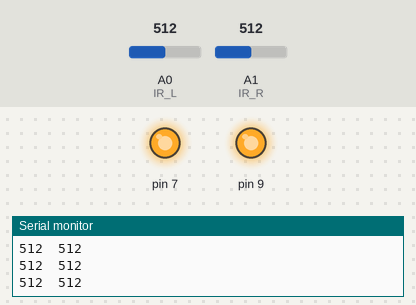
A sketch run on a simulated Arduino Uno, built with avr-gcc and run on an emulated ATmega328P. Parts: output pins drawn as LEDs (lit = HIGH), the last lines printed to the serial monitor. Inputs (shaded band) come from the test bench; at power-on: A0 (IR_L) = 512, A1 (IR_R) = 512.

Above: at 1.2 s.
1.3 s: A0 (IR_L) set to 54
2.8 s: A0 (IR_L) set to 48
At 4.0 s:
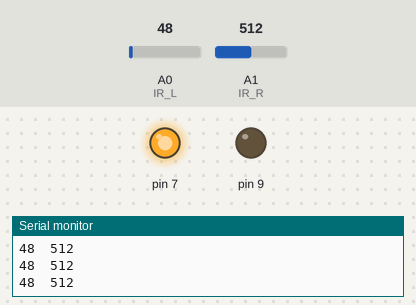
4.3 s: A1 (IR_R) set to 56
5.8 s: A1 (IR_R) set to 45
At 6.9 s:
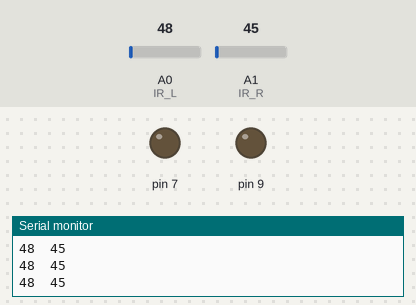
7.3 s: A0 (IR_L) set to 122
At 8.3 s:
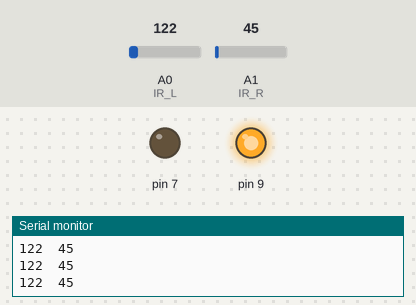
8.8 s: A0 (IR_L) set to 40
At 9.7 s:
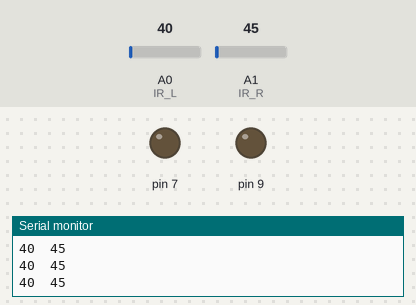
Timing chart, 0 to 11.3 s (numbered marks = the images above; inputs shaded):
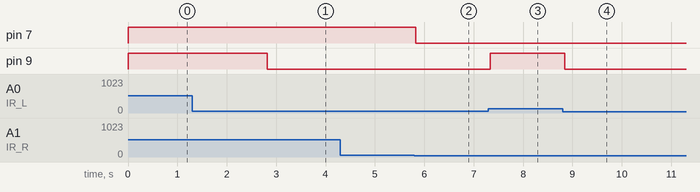

Measured:
- the behaviour switches between 51 and 50 on A0 (IR_L) (found by bisection; images 0 and 1)
- the behaviour switches between 51 and 50 on A1 (IR_R) (found by bisection; images 1 and 2)
- after the input at 2.8 s, pin 9: HIGH → LOW at once
- after the input at 5.8 s, pin 7: HIGH → LOW at once
- after the input at 7.3 s, pin 9: LOW → HIGH at once
- after the input at 8.8 s, pin 9: HIGH → LOW at once

The sketch:

Teste_sensores_bt.ino
```cpp
#include <SoftwareSerial.h>

#define IR_L A0
#define IR_R A1

#define THRESHOLD_L 50
#define THRESHOLD_R 50

int sens_esq = 0, sens_dir = 0, dist = 0;

void setup() {
    pinMode(9,OUTPUT);
    pinMode(7,OUTPUT);

    Serial.begin(9600);
}

// the loop function runs over and over again forever

void loop() {
    while (1){
        int sens_esq = analogRead(IR_L);
        int sens_dir = analogRead(IR_R);
        if (sens_esq > THRESHOLD_L){
            digitalWrite(9,HIGH);
        }else{digitalWrite(9,LOW);}
        if (sens_dir > THRESHOLD_R){
            digitalWrite(7,HIGH);
        }else{digitalWrite(7,LOW);}


        Serial.print(sens_esq);
        Serial.print('\t');
        Serial.println(sens_dir);
        delay(100);
    }
}
```
